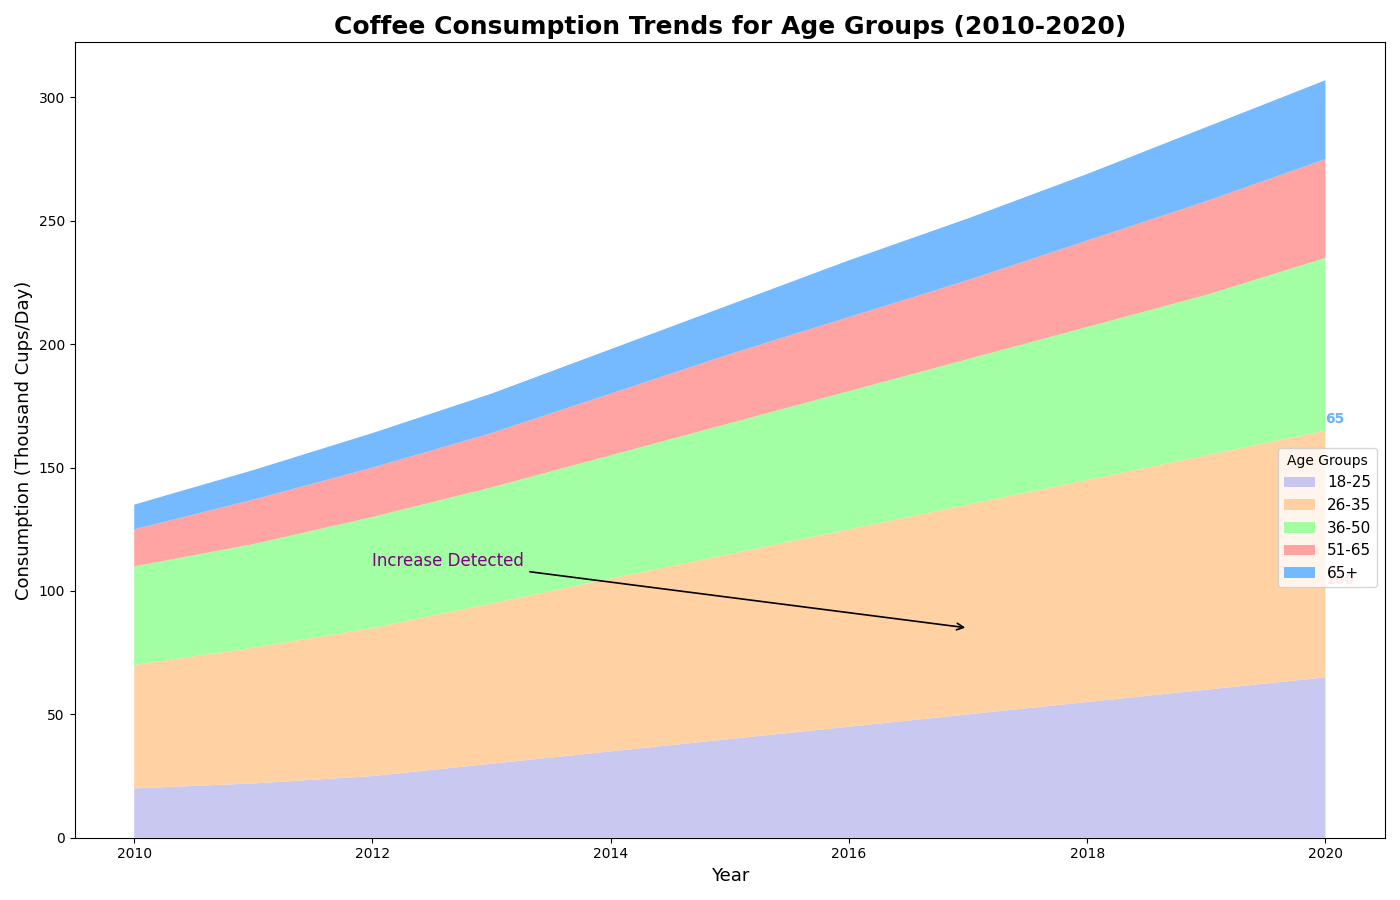

Recreate this plot in Python.
import matplotlib.pyplot as plt
import numpy as np

years = np.arange(2010, 2021)

age_18_25 = np.array([20, 22, 25, 30, 35, 40, 45, 50, 55, 60, 65])
age_26_35 = np.array([50, 55, 60, 65, 70, 75, 80, 85, 90, 95, 100])
age_36_50 = np.array([40, 42, 45, 47, 50, 53, 56, 59, 62, 65, 70])
age_51_65 = np.array([15, 18, 20, 22, 25, 28, 30, 32, 35, 38, 40])
age_65_above = np.array([10, 12, 14, 16, 18, 20, 23, 25, 27, 30, 32])

consumption_data = np.vstack([age_18_25, age_26_35, age_36_50, age_51_65, age_65_above])

plt.figure(figsize=(14, 9))

colors = ['#c2c2f0', '#ffcc99', '#99ff99', '#ff9999', '#66b3ff']

plt.stackplot(years, consumption_data, labels=['18-25', '26-35', '36-50', '51-65', '65+'], colors=colors, alpha=0.9, linestyle='-.')

plt.title('Coffee Consumption Trends for Age Groups (2010-2020)', fontsize=18, fontweight='bold')
plt.xlabel('Year', fontsize=13)
plt.ylabel('Consumption (Thousand Cups/Day)', fontsize=13)

plt.legend(loc='upper right', bbox_to_anchor=(1, 0.5), title='Age Groups', fontsize=11, frameon=True)

plt.grid(False)

plt.annotate('Increase Detected', xy=(2017, 85), xytext=(2012, 110),
             arrowprops=dict(facecolor='gray', arrowstyle='->', lw=1.2),
             fontsize=12, color='purple')

for i in range(len(years)):
    if i == len(years) - 1:
        plt.text(years[i], consumption_data[1, i] + 3, f'{consumption_data[1, i]}', color=colors[3], fontsize=10, fontweight='bold')
        plt.text(years[i], consumption_data[0, i] + consumption_data[1, i] + 3, f'{consumption_data[0, i]}', color=colors[4], fontsize=10, fontweight='bold')

plt.tight_layout()

plt.show()
